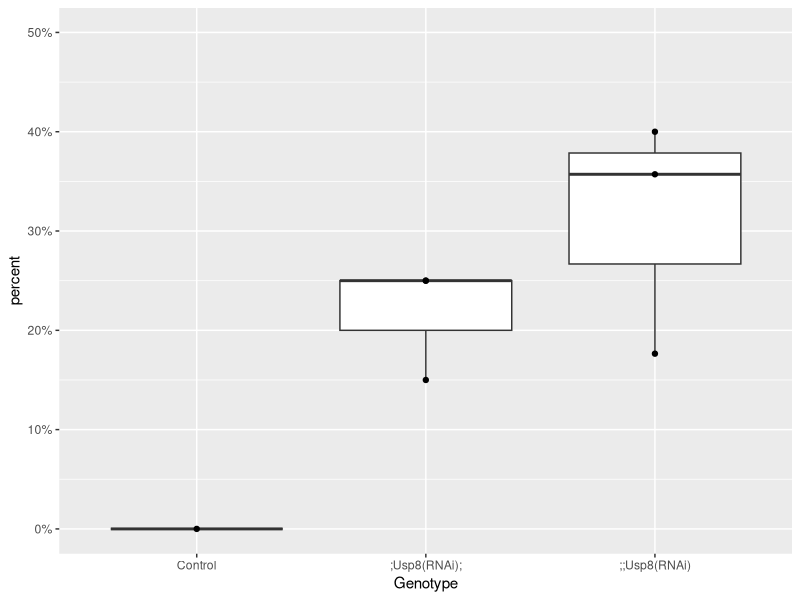

Write the R code that produced this figure.
## ---- chunk 1
library(tidyverse)
library(dplyr)
## ---- chunk 2
Usp8Phenotype <- read.csv("../Data/Usp8RNAiPhenotypePenetrance.csv")
## ---- chunk 3
Usp8_Phenotype.summary <- Usp8Phenotype %>% group_by(Repeat, Genotype, Phenotype) %>% summarise(n = n()) %>% mutate(percent = n/sum(n)) 
Usp8_Phenotype.yes <- Usp8_Phenotype.summary %>% filter(Phenotype == "Yes") 
## ---- chunk 4
Control <- data.frame(Genotype = "Control", Phenotype = "Yes", n = 1, percent = 0)
Usp8_Phenotype.yes <- rbind(Usp8_Phenotype.yes, Control)
## ---- chunk 5
Usp8_Phenotype.yes$Genotype <- factor(Usp8_Phenotype.yes$Genotype, levels = c("Control", ";Usp8(RNAi);", ";;Usp8(RNAi)"))
## ---- chunk 6
ggplot(data = Usp8_Phenotype.yes, aes(x = Genotype, y = percent)) + 
  geom_boxplot() + 
  geom_point() +
  scale_y_continuous(labels = scales::percent, limits = c(0, 0.5))
